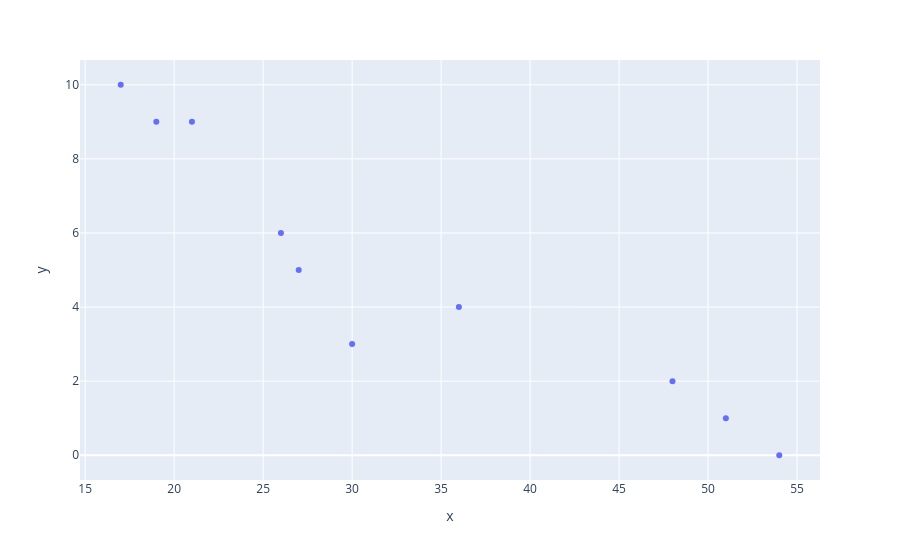

Source (notebook cell):
### Markdown cell above
Draw a dispersion diagram (scatter plot) for the data.

### Code cell
# Your code here
fig = px.scatter(x=parties["Invited"], y=student_data["Tardies"])
fig.show()

### Figure 1 — Plotly figure (JSON) as saved in the notebook; plotly's stock layout.template omitted (floating-point values rounded to 4 significant figures)
{"data": [{"hovertemplate": "x=%{x}<br>y=%{y}<extra></extra>", "legendgroup": "", "marker": {"color": "#636efa", "symbol": "circle"}, "mode": "markers", "name": "", "orientation": "v", "showlegend": false, "type": "scatter", "x": [17, 51, 27, 21, 36, 48, 19, 26, 54, 30], "xaxis": "x", "y": [10, 1, 5, 9, 4, 2, 9, 6, 0, 3], "yaxis": "y"}], "layout": {"legend": {"tracegroupgap": 0}, "margin": {"t": 60}, "xaxis": {"anchor": "y", "domain": [0, 1], "title": {"text": "x"}}, "yaxis": {"anchor": "x", "domain": [0, 1], "title": {"text": "y"}}}}
